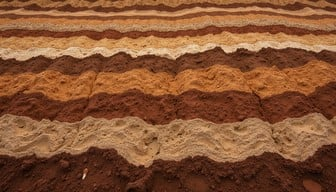
#> input picture LectureCode/Lec4_DFT_Python/dirt.jpg, 336 x 192 px
$ python xCommonShapes_images_filt.py
#> lines starting #> are read from the running program, lines starting #| are printed output that depends on the picture
### LectureCode/Lec4_DFT_Python/dftdemo.py
"""
dftdemo.py
Shared helpers for the Lecture 4 (2D DFT) Python demos.

What is in here:
    sfigure          -> a numbered figure that does not steal focus
    imagesc          -> display an array, one cell per pixel, axis image
    nice3            -> a shaded surface plot of a 2D array
    load_image       -> read a JPEG as float in [0, 1], like im2double
    freq_lpf_2d      -> Gaussian lowpass filter built in the frequency domain
    freq_line_filt_2d-> Gaussian passband along the f_u axis
    dft_ticks        -> 0-based frequency axes, with and without fftshift
    drawnow          -> let the figures repaint inside a loop

Dependencies: numpy, matplotlib, pillow.  xPulseDet.py also needs opencv
(pip install opencv-python) to read the video.

Set the environment variable IMDEMO_SAVE to a directory to write every figure
to PNG instead of opening windows:
    IMDEMO_SAVE=figs python xCommonShapes_simple.py
Animated demos then run to completion and save their final frame.
"""

import os
from pathlib import Path

import matplotlib as mpl
import numpy as np
from PIL import Image

HERE = Path(__file__).resolve().parent
_SAVE_DIR = os.environ.get("IMDEMO_SAVE")
if _SAVE_DIR:
    mpl.use("Agg")

import matplotlib.pyplot as plt  # noqa: E402

# Dark background, to match the lecture slides.
plt.style.use("dark_background")
mpl.rcParams.update({
    "figure.figsize": (7.5, 5.5),
    "axes.grid": False,
    "image.interpolation": "nearest",
    "font.size": 12,
})

YEL = (1.0, 0.85, 0.15)


# ----------------------------------------------------------------------
# Files
# ----------------------------------------------------------------------
def load_image(name, channel=None):
    """Read an image next to this file as float64 in [0, 1] (like im2double).

    channel=None returns HxWx3; channel=0/1/2 returns that plane (R/G/B).
    """
#> called with name = 'dirt.jpg', channel = 1
    path = Path(name)
    if not path.is_absolute():
        path = HERE / path
    a = np.asarray(Image.open(path).convert("RGB"), dtype=np.float64) / 255.0
    return a if channel is None else a[:, :, channel]
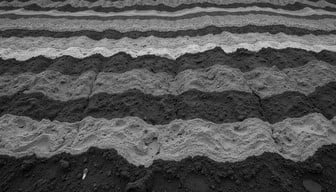
#> returned value: shape (192, 336) float64; min 0, max 0.855, mean 0.33


# ----------------------------------------------------------------------
# Display
# ----------------------------------------------------------------------
def sfigure(n, figsize=None, projection=None):
    """Numbered figure, cleared and ready to draw on.  Returns (fig, ax).

    projection="3d" gives a 3D axes, for nice3().
    """
    fig = plt.figure(n, figsize=figsize)
    fig.clf()
    return fig, fig.add_subplot(111, projection=projection)


def imagesc(ax, img, clim=None, cmap="gray", **kw):
    """imagesc + axis image.  Handles 2D (with colormap) and HxWx3 (as colour).

    Complex input (straight out of ifft2) is shown as its real part.
    """
    img = np.asarray(img)
    if np.iscomplexobj(img):
        img = img.real
    if img.ndim == 3:
        h = ax.imshow(np.clip(img, 0, 1), aspect="equal", **kw)
    else:
        vmin, vmax = (None, None) if clim is None else clim
        h = ax.imshow(img, cmap=cmap, vmin=vmin, vmax=vmax, aspect="equal", **kw)
    ax.set_xticks([])
    ax.set_yticks([])
    return h


# [41 lines left out: functions nice3, dft_ticks, drawnow, not called in this run]


def show():
    """End of script: open the windows, or write PNGs if IMDEMO_SAVE is set."""
    if not _SAVE_DIR:
        plt.show()
        return
    os.makedirs(_SAVE_DIR, exist_ok=True)
    for n in plt.get_fignums():
        plt.figure(n).savefig(
            os.path.join(_SAVE_DIR, f"fig{n:02d}.png"), dpi=110)
    plt.close("all")


# ----------------------------------------------------------------------
# Frequency-domain filters
# ----------------------------------------------------------------------
def _freq_grid(shape):
    """f_v (rows) and f_u (cols) in cycles/sample, in fft2 order (DC at [0,0])."""
    rows, cols = shape[:2]
    fv = np.fft.fftfreq(rows)
    fu = np.fft.fftfreq(cols)
    return np.meshgrid(fv, fu, indexing="ij")


# [9 lines left out: function freq_lpf_2d, not called in this run]


def freq_line_filt_2d(shape, bw):
    """Passband along the line f_v = 0: all horizontal frequencies, only
    vertical frequencies within bw (3 dB) of zero.  Same layout as
    freq_lpf_2d.
    """
    FV, _ = _freq_grid(shape)
    return 2.0 ** (-(FV**2) / (2 * bw**2))


# ----------------------------------------------------------------------
# Picking single waves out of a DFT
# ----------------------------------------------------------------------
# [37 lines left out: functions conjugate_partner, single_wave, disk_kernel, rotate_image, not called in this run]

### LectureCode/Lec4_DFT_Python/xCommonShapes_images_filt.py
"""
xCommonShapes_images_filt.py
Filter a photo in the frequency domain: remove the low vertical frequencies
(the horizontal structure) and see what survives.

try:
  the lowpass filter instead of the line filter
  H instead of 1-H, i.e. keep only what the first version removed
  a wider or narrower bandwidth
"""

import numpy as np

from dftdemo import (freq_line_filt_2d, freq_lpf_2d, imagesc, load_image,
                     sfigure, show)

x = load_image("dirt.jpg", channel=1)     # green channel

H = freq_line_filt_2d(x.shape, 0.1)
# H = freq_lpf_2d(x.shape, 0.1)
H = 1 - H

Xf = np.fft.fft2(x)
Xff = Xf * H
xf = np.fft.ifft2(Xff).real
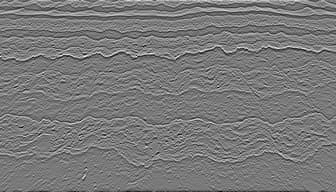
#> xf: shape (192, 336) float64; min -0.219, max 0.239, mean -1.79e-20; drawn with min black and max white

fig, _ = sfigure(1, figsize=(12, 6))
fig.clf()

ax = fig.add_subplot(2, 3, 1)
imagesc(ax, x)
ax.set_title("Image")

ax = fig.add_subplot(2, 3, 2)
imagesc(ax, np.fft.fftshift(np.abs(Xf)) ** 0.2, origin="lower")
#> call 2 of imagesc, with cmap = 'gray'
#> in imagesc (call 2), `img = np.asarray(img)`:
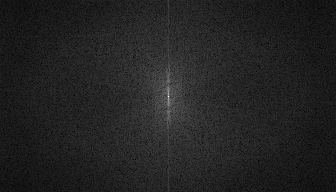
#> img: shape (192, 336) float64; min 0.578, max 7.34, mean 1.51; drawn with min black and max white
ax.set_title("DFT(Image)")

ax = fig.add_subplot(2, 3, 3)
imagesc(ax, np.fft.fftshift(H), origin="lower")
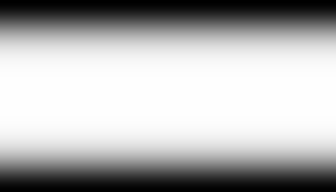
#> H: shape (192, 336) float64; min 0, max 1, mean 0.699
ax.set_title("Filter")

ax = fig.add_subplot(2, 3, 4)
imagesc(ax, xf)
ax.set_title("Filtered Image")

ax = fig.add_subplot(2, 3, 5)
imagesc(ax, np.fft.fftshift(np.abs(Xff)) ** 0.2, origin="lower")
#> in imagesc (call 5), `img = np.asarray(img)`:
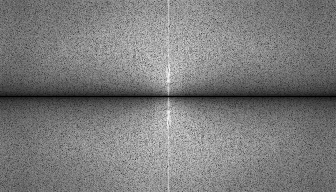
#> img: shape (192, 336) float64; min 0, max 2.74, mean 1.32; drawn with min black and max white
ax.set_title("Filtered DFT(Image)")

fig.tight_layout()
show()
#> in show, `plt.show()`:
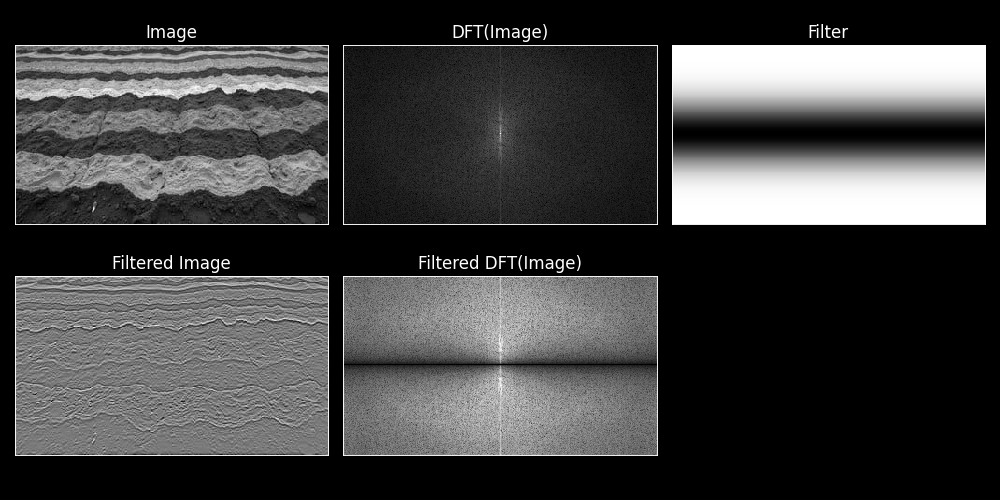
#> figure drawn by matplotlib, 5 panels

$ run again, with LectureCode/Lec4_DFT_Python/sunset_128.jpg copied over LectureCode/Lec4_DFT_Python/dirt.jpg
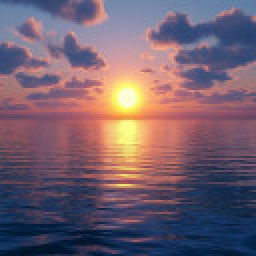
#> input picture LectureCode/Lec4_DFT_Python/sunset_128.jpg, 128 x 128 px (shown 2 times larger)
#> `xf = np.fft.ifft2(Xff).real`:
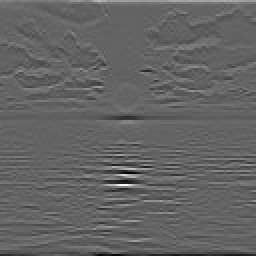
#> xf: shape (128, 128) float64 (shown 2 times larger); min -0.213, max 0.329, mean -4.15e-20; drawn with min black and max white
#> in imagesc (call 5), `img = np.asarray(img)`:
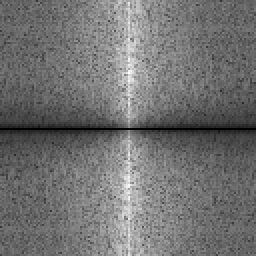
#> img: shape (128, 128) float64 (shown 2 times larger); min 0, max 2.23, mean 0.993; drawn with min black and max white
